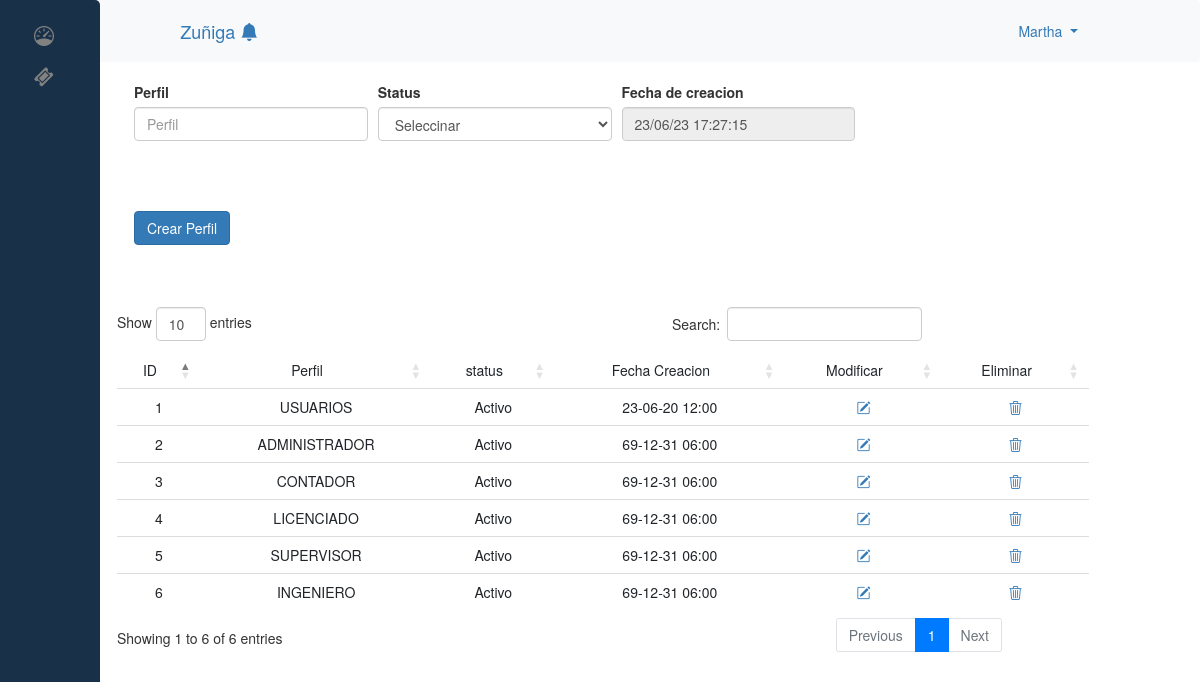
The page /reportes/admin/new_perfil.php (signed in) on the database its author committed.
### tables this page shows
CREATE TABLE `perfil` (
  `id` int(11) NOT NULL,
  `perfil` varchar(200) NOT NULL,
  `fecha_crea` varchar(200) NOT NULL,
  `status` varchar(200) NOT NULL
);

### reportes/admin/proceso_perfiles/filtro_perfiles.php (the view, shortened to what this page needs)
<?php
$servidor= "localhost";
$usuario= "root";
$password = "";
$nombreBD= "control_ticket";
$conexion = new mysqli($servidor, $usuario, $password, $nombreBD);
$conexion->set_charset('utf8');
?>
             <?php
         $query ="SELECT * FROM perfil  ";
         $sql = $conexion->query($query);
        ?>
<div class="table-responsive" style="    width: 90%;
    margin-left: 117px;
        margin-bottom: 150px;
    " >
        <table id="tabla_ticket" class="table" style="    width: 90%; text-align: center;">
                <thead>
                        <tr>
                          <td id="arriba_abajo" style="text-align:center;">ID</td>
                          <td id="arriba_abajo" style="text-align:center;">Perfil</td>
                          <td id="arriba_abajo" style="text-align:center;">status</td>
                          <td id="arriba_abajo" style="text-align:center;">Fecha Creacion</td>
                          <td id="arriba_abajo" style="text-align:center;">Modificar</td>
                          <td id="arriba_abajo" style="text-align:center;">Eliminar</td>
                        </tr>
                </thead>
                <tbody>
                      <?php While($rowSql = $sql->fetch_assoc()) {   ?>
                                <tr>
                                <td id="i_perfil"><?php echo $rowSql['id']; ?></td>
                                <td id="perfil"><?php echo $rowSql ["perfil"]; ?>  </td>
                                <td id="status"><?php
                                if ($rowSql ["status"] == 0) {
                                  echo ("Inactivo");
                                }else {
                                  echo ("Activo");
                                } ?></td>
                                <?php
                                  $newDate = date("y-m-d h:i", strtotime($rowSql["fecha_crea"])); ?>
                                <td id="fecha"><?php echo  $newDate; ?>  </td>
                                <td> <a href="./modificar_perfil.php?id=<?php echo $rowSql['id']; ?>"><i class="bi bi-pencil-square"></i></a></td>
                                <td> <a href="./proceso_perfiles/eliminar_perfil.php?id=<?php echo $rowSql['id']; ?>"><i class="bi bi-trash3"> </i></a></td>
                    </tr><?php } ?>
                </tbody>
        </table>
</div>

### reportes/admin/css/style_dashboard.css (style rules this page uses)
body { font-family: "Lato", sans-serif; }

### rows shown on the page
perfil: id "1", perfil "USUARIOS", status "Activo", fecha_crea "23-06-20 12:00"
perfil: id "2", perfil "ADMINISTRADOR", status "Activo", fecha_crea "69-12-31 06:00"
perfil: id "3", perfil "CONTADOR", status "Activo", fecha_crea "69-12-31 06:00"
perfil: id "4", perfil "LICENCIADO", status "Activo", fecha_crea "69-12-31 06:00"
perfil: id "5", perfil "SUPERVISOR", status "Activo", fecha_crea "69-12-31 06:00"
perfil: id "6", perfil "INGENIERO", status "Activo", fecha_crea "69-12-31 06:00"

### other values the page prints
$_SESSION['usr_name'] "Martha"
